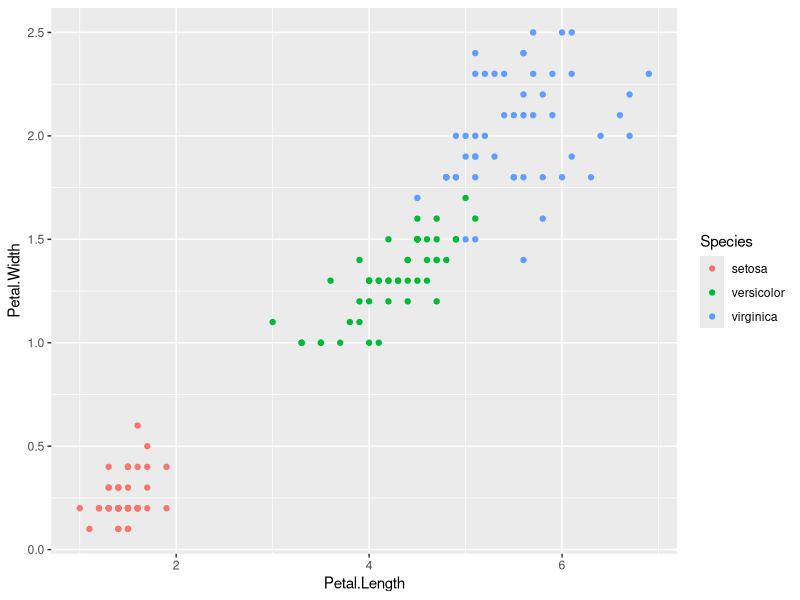
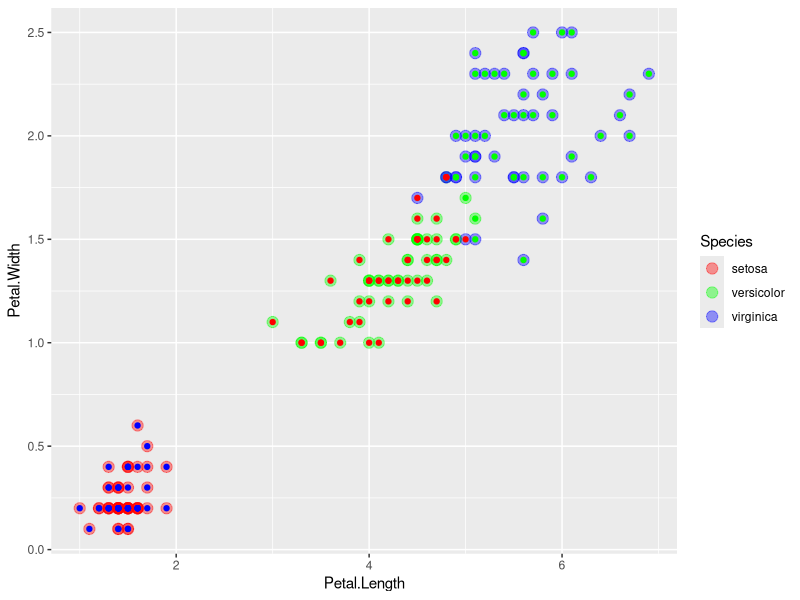
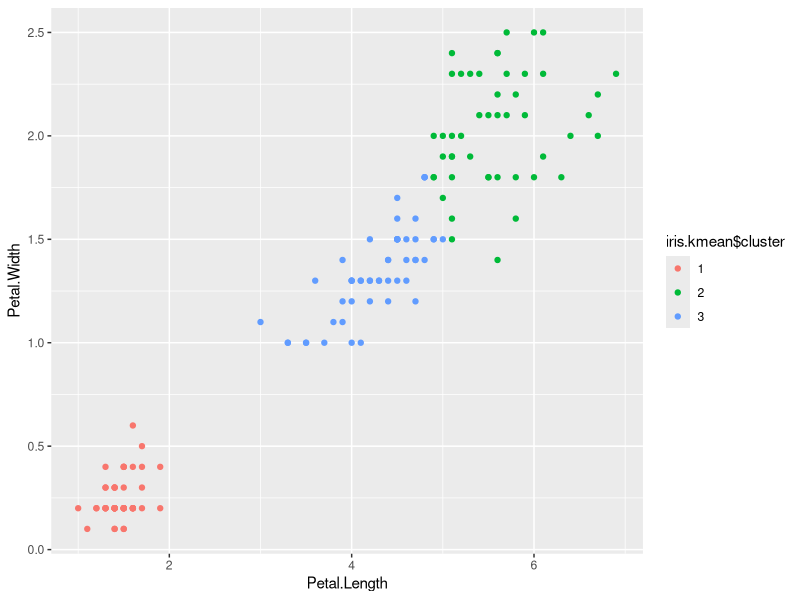
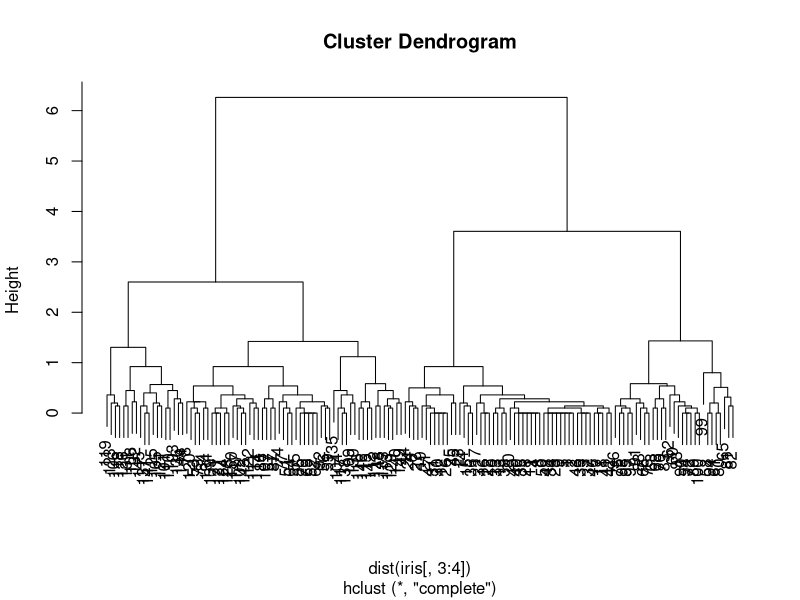
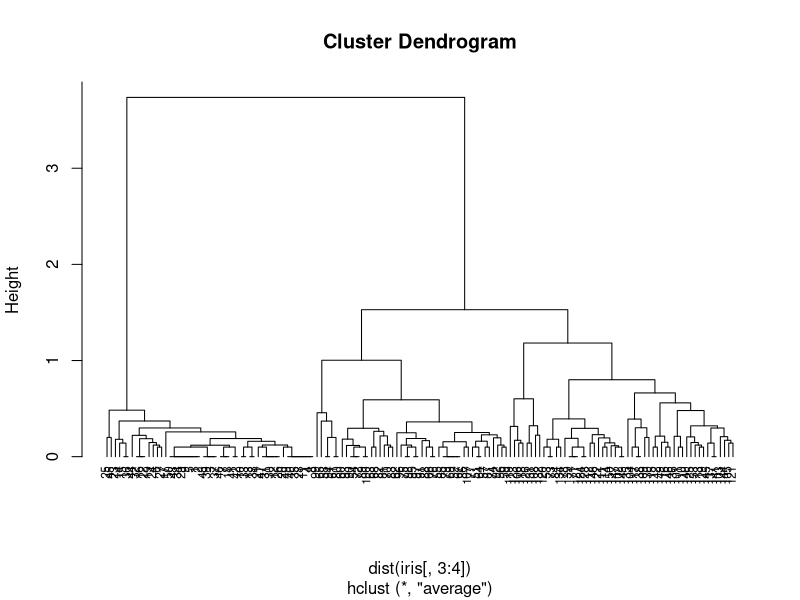
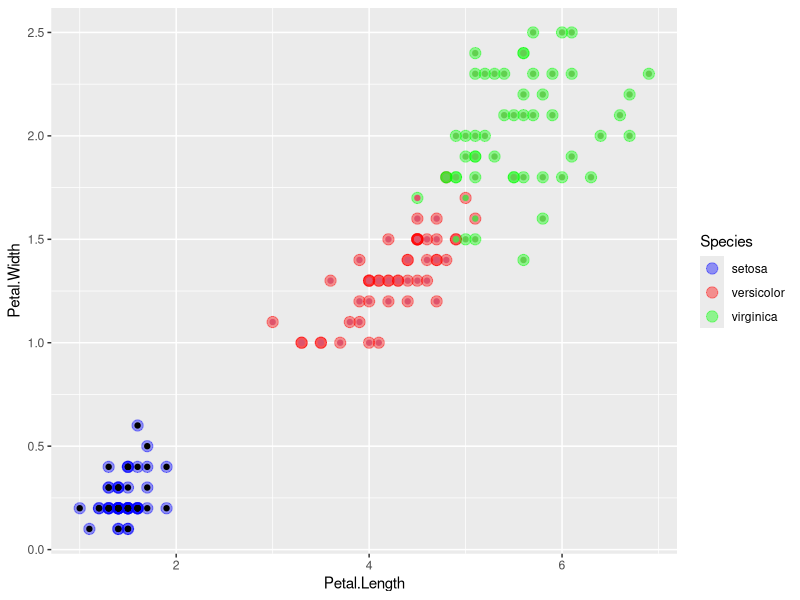
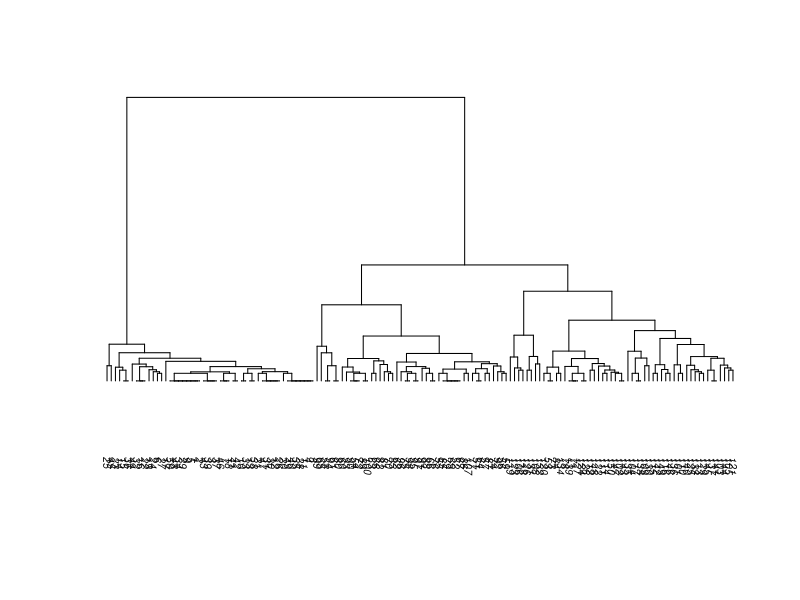
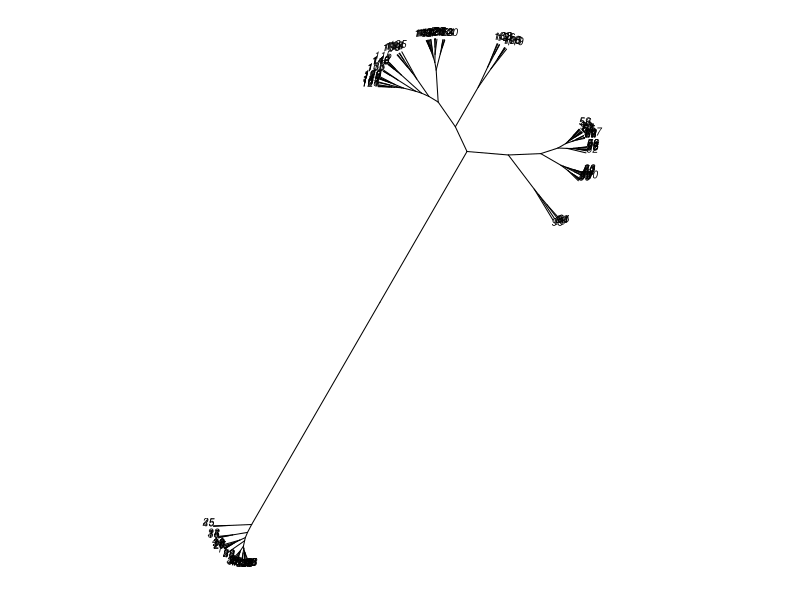

The R source for these figures, in order:
# STAT 432, Spring 2019
# This is the R code for lecture note Unsupervised


library(datasets)

# the famous iris data 

head(iris)
library(ggplot2)
ggplot(iris, aes(Petal.Length, Petal.Width, color = Species)) + geom_point()


# some random test, kmean will give different values based on random initial values
# its better to try more nstart 
mat = matrix(rnorm(1000), 100, 10)

kmeans(mat, centers = 3, nstart = 100, trace = TRUE)$tot.withinss

# k mean clustering
set.seed(1)
iris.kmean <- kmeans(iris[, 3:4], centers = 3, nstart = 20, trace = TRUE) 

# the center of each class
iris.kmean$centers

# the within cluster variation 
iris.kmean$withinss

# the between cluster variation 
iris.kmean$betweenss

# plot the fitted clusters 
iris.kmean$cluster <- as.factor(iris.kmean$cluster)

ggplot(iris, aes(Petal.Length, Petal.Width, color = Species)) + 
		geom_point(alpha = 0.4, size = 3.5) + # true cluster 
		geom_point(col = c("blue", "green", "red")[iris.kmean$cluster]) + # fitted cluster 
		scale_color_manual(values = c('red', 'green', 'blue'))

		
ggplot(iris, aes(Petal.Length, Petal.Width, color = iris.kmean$cluster)) + geom_point()


# hierarchical clustering
# the default is a complete link
# the dist() function computes pairwise distance using euclidean norm

iris.hclust <- hclust(dist(iris[, 3:4]), method = "complete")
plot(iris.hclust)

# choose a cutoff for the tree

hclust.cut <- cutree(iris.hclust, 3)
hclust.cut
table(hclust.cut, iris$Species)

# use average link

iris.hclust <- hclust(dist(iris[, 3:4]), method = 'average')
plot(iris.hclust, hang = -1, cex = 0.7)

hclust.cut <- cutree(iris.hclust, 3)
table(hclust.cut , iris$Species)

ggplot(iris, aes(Petal.Length, Petal.Width, color = Species)) + 
		geom_point(alpha = 0.4, size = 3.5) + # true cluster 
		geom_point(col = hclust.cut) + # fitted cluster 
		scale_color_manual(values = c('blue', 'red', 'green'))

# other ways to plot 
library(ape)
plot(as.phylo(iris.hclust), cex = 0.6, label.offset = 0.5, direction = "downwards")
plot(as.phylo(iris.hclust), type = "unrooted", cex = 0.6, no.margin = TRUE)
plot(as.phylo(iris.hclust), type = "fan")


# random forests 
# unsupervised random forests that only use the features to build prximity

library(randomForest)

rffit = randomForest(iris[, 3:4], mtry = 1, nodesize = 10, proximity = TRUE)
heatmap(rffit$proximity, symm = TRUE, Rowv = NA, hclustfun = NA)


#k - medoids method to get the clusters
library(cluster)
table(pam(1-rffit$proximity, 3, diss = TRUE)$clustering, iris$Species)





library(kernlab)

data(spirals)
plot(spirals)

sc <- specc(spirals, centers=2)

plot(spirals, col=sc)
